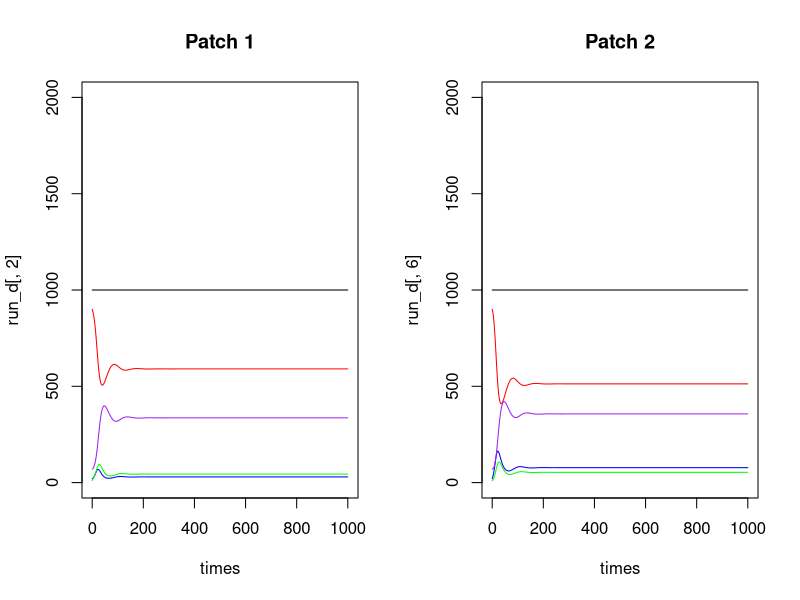
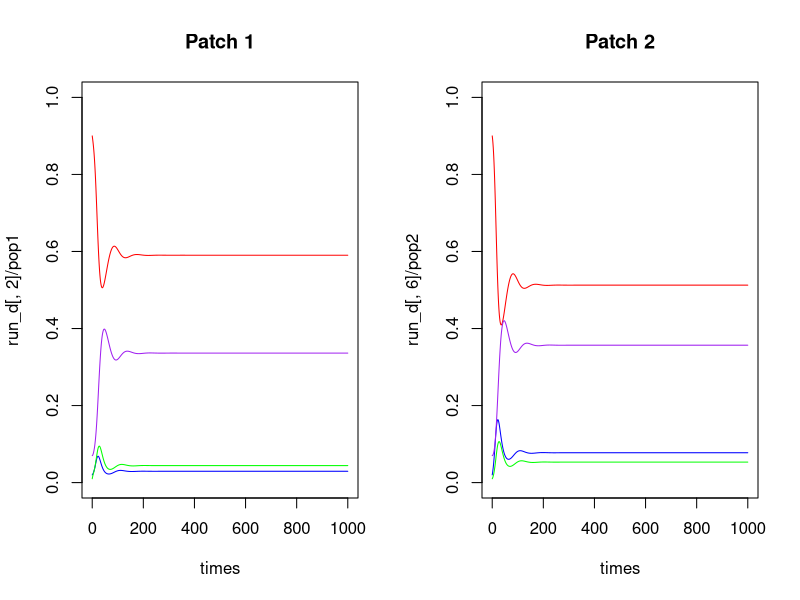

These charts were generated, in order, by the following R code:
####################################################################
#exercise 3
#SIR model with treatment in two patches
library(deSolve)
sirsbdtp2 <- function(t, x, parms)  {
  with(as.list(c(parms, x)), {
    N1=S1+I1+T1+R1
    N2=S2+I2+T2+R2
    #Patch 1 equations
    dS1=-beta1*(I1/N1)*S1-mu*S1 +p*R1 + mu*N1+m21*S2 -m12*S1
    dI1=beta1*I1/N1*S1-(1-pi1)*gamma*I1 - mu*I1 - tau*pi1*I1 - m12*I1 +m21*I2
    dT1= tau*pi1*I1 - mu*T1 -r1*T1 -m12*T1 +m21*T2
    dR1=(1-pi1)*gamma*I1 -p*R1 -mu*R1 +r1*T1 -m12*R1 +m21*R2

    #Patch 2 equations
    dS2=-beta2*(I2/N2)*S2-mu*S2 +p*R2 + mu*N2-m21*S2 +m12*S1
    dI2=beta2*I2/N2*S2-(1-pi2)*gamma*I2 - mu*I2 - tau*pi2*I2 + m12*I1 -m21*I2
    dT2= tau*pi2*I2 - mu*T2 -r2*T2 +m12*T1 -m21*T2
    dR2=(1-pi2)*gamma*I2 -p*R2 -mu*R2 +r2*T2 +m12*R1 -m21*R2

    output <- c(dS1, dI1,dT1,dR1, dS2, dI2, dT2, dR2)
    list(output)
  })
}

#the Initial values
start<-c(S1=900, I1=20,T1=10, R1=70, S2=900, I2=20, T2=10, R2=70 )

## The parameters 
parms <- c(beta1=0.4,beta2=0.4, gamma=1/50, mu=1/100, tau=1/2, r1=1/5,r2=1/5, p=1/50, pi1=0.6, pi2=0.3, m21=1/20, m12=1/20)

## vector of timesteps
times <- seq(0, 1000, 1)

run_d<-ode(times=times, y=start, func=sirsbdtp2,parms=parms)

pop1<-run_d[,2]+run_d[,3]+run_d[,4]+run_d[,5]
pop2<-run_d[,6]+run_d[,7]+run_d[,8]+run_d[,9]

par(mfrow=c(1,2))
#Number plots
plot(times,run_d[,2], col="red", ylim=c(0,2000), type="l", main="Patch 1")
lines(times,run_d[,3], col="blue")
lines(times, run_d[,4], col="green")
lines(times,run_d[,5], col="purple")
lines(times,pop1,type="l")
#legend("topright",legend=c("S", "I","T","R"), col=c("red", "blue", "green","purple"), lty=c(1,1,1,1))

plot(times,run_d[,6], col="red", ylim=c(0,2000), type="l", main="Patch 2")
lines(times,run_d[,7], col="blue")
lines(times, run_d[,8], col="green")
lines(times,run_d[,9], col="purple")
lines(times,pop2,type="l")
#legend("topright",legend=c("S", "I","T","R"), col=c("red", "blue", "green","purple"), lty=c(1,1,1,1))
# 
#Percentage plots
plot(times,run_d[,2]/pop1, col="red", ylim=c(0,1), type="l", main="Patch 1")
lines(times,run_d[,3]/pop1, col="blue")
lines(times, run_d[,4]/pop1, col="green")
lines(times,run_d[,5]/pop1, col="purple")
lines(times,pop1,type="l")
#legend("topright",legend=c("S", "I","T","R"), col=c("red", "blue", "green","purple"), lty=c(1,1,1,1))

plot(times,run_d[,6]/pop2, col="red", ylim=c(0,1), type="l", main="Patch 2")
lines(times,run_d[,7]/pop2, col="blue")
lines(times, run_d[,8]/pop2, col="green")
lines(times,run_d[,9]/pop2, col="purple")
lines(times,pop2,type="l")
#legend("topright",legend=c("S", "I","T","R"), col=c("red", "blue", "green","purple"), lty=c(1,1,1,1))
